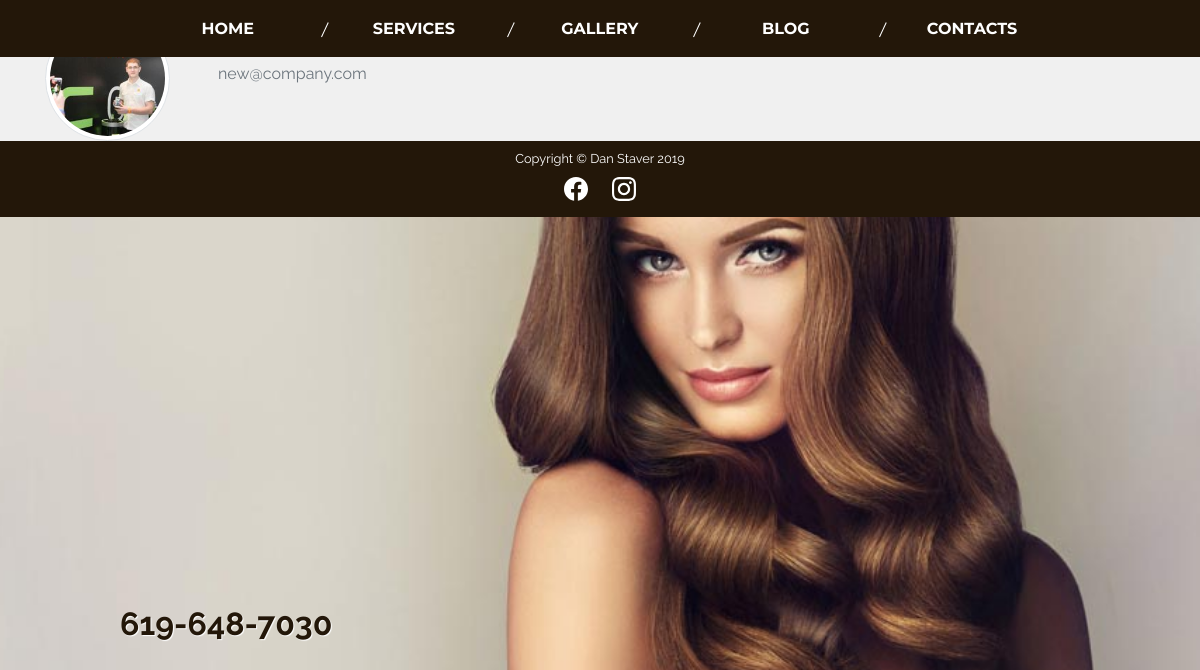
The page /profile/NewUser on the database its author committed.
### users/models.py (models this page shows, shortened)
class Profile(models.Model):
    user = models.OneToOneField(User, on_delete=models.CASCADE)
    image = models.ImageField(default='default_profile.jpg', upload_to='profile_pics')

### users/views.py (the view)
# urls.py: path('profile/<str:username>', user_views.profile_detail, name='profile-detail'),
def profile_detail(request, username):
    details = get_object_or_404(Profile, user__username=username)
    return render(request, 'users/profile_detail.html', {'details': details})

### users/templates/users/profile_detail.html (shortened to what this page needs)
{% extends "site_content/base.html" %}
{% block content %}
    <div class="container content-section mr-auto">
      <div class="media pt-3">
        <img class="img-thumbnail rounded-circle mr-5" style="width: 125px; height: 125px;" src="{{ details.image.url }}">
        <div class="media-body">
          <h2 class="account-heading">{{ details.user }}</h2>
          <p class="text-secondary">{{ details.user.email }}</p>
        </div>
      </div>
    </div>
{% endblock content %}

### site_content/static/site_content/styles.css (style rules this page uses)
html, body { height: 100%; background-color: #f0f0f0; }
body { padding: 0; margin: 0; font-family: "Raleway", sans-serif; color: #231709; background-image: url("images/background_576.jpg"); background-position: center 52.8px; background-repeat: no-repeat; background-size: cover; -moz-background-size: cover; -webkit-background-size: cover; -o-background-size: cover; }
@media only screen and (min-width: 768px) { body { background-image: url("images/background_768.jpg"); } }
@media only screen and (min-width: 992px) { body { background-image: url("images/background_992.jpg"); } }
@media only screen and (min-width: 1200px) { body { background-image: url("images/background_1200.jpg"); } }

### rows shown on the page
Profile: image (picture), user.email "new@company.com"
